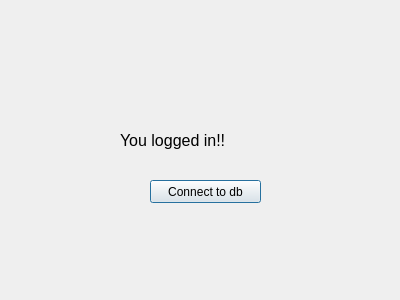
<?xml version="1.0" encoding="UTF-8"?>
<ui version="4.0">
 <class>SecDialog</class>
 <widget class="QDialog" name="SecDialog">
  <property name="geometry">
   <rect>
    <x>0</x>
    <y>0</y>
    <width>400</width>
    <height>300</height>
   </rect>
  </property>
  <property name="windowTitle">
   <string>Dialog</string>
  </property>
  <widget class="QLabel" name="lblLogin">
   <property name="geometry">
    <rect>
     <x>120</x>
     <y>110</y>
     <width>121</width>
     <height>61</height>
    </rect>
   </property>
   <property name="text">
    <string>&lt;html&gt;&lt;head/&gt;&lt;body&gt;&lt;p&gt;&lt;span style=&quot; font-size:12pt;&quot;&gt;You logged in!!&lt;/span&gt;&lt;/p&gt;&lt;/body&gt;&lt;/html&gt;</string>
   </property>
  </widget>
  <widget class="QPushButton" name="btnConnectDatabase">
   <property name="geometry">
    <rect>
     <x>150</x>
     <y>180</y>
     <width>111</width>
     <height>23</height>
    </rect>
   </property>
   <property name="text">
    <string>Connect to db</string>
   </property>
  </widget>
 </widget>
 <resources/>
 <connections/>
</ui>
